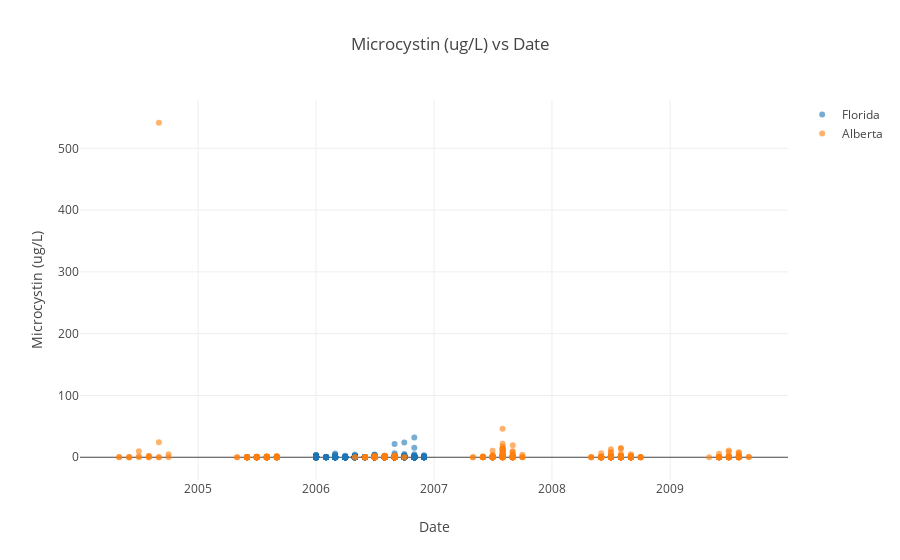
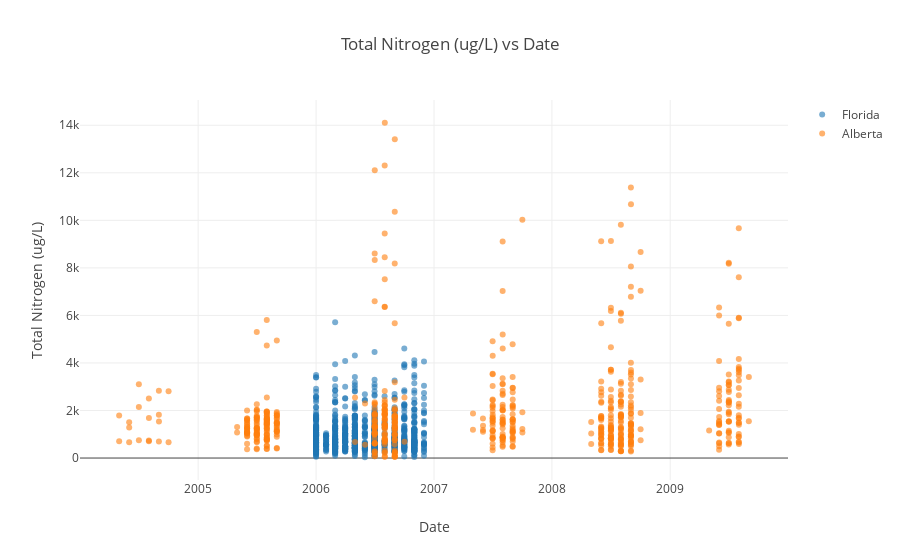
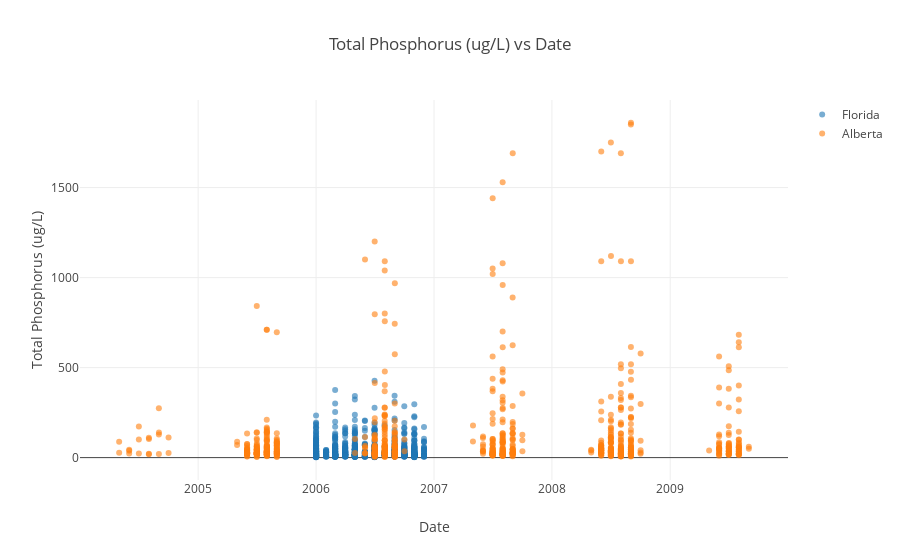
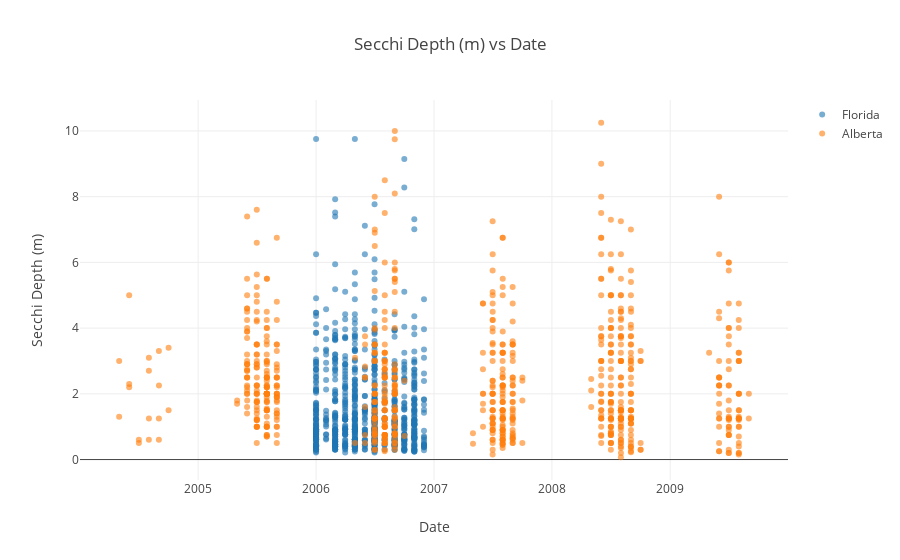

The code cell stored with these charts, in order, in its notebook:
### Code cell
for c in cols:
    alberta_x=alberta['YearMonth']
    alberta_y=alberta[c]

    florida_x=florida['YearMonth']
    florida_y=florida[c]
    
    layout = go.Layout(
        title= f'{c} vs Date', 
        xaxis={'title':'Date'}, 
        yaxis={'title': c}
    )

    a = go.Scatter(
        x=alberta_x,
        y=alberta_y,
        mode='markers',
        marker={
       'opacity': 0.6,
        },
        name='Alberta'
    )

    f = go.Scatter(
        x=florida_x,
        y=florida_y,
        mode='markers',
        marker={
       'opacity': 0.6,
        },
        name='Florida'
    )

    fig = {
        'data': [f, a],
        'layout': layout
    }

    iplot(fig)

### Figure 1 — Plotly figure (JSON) as saved in the notebook; plotly's stock layout.template omitted (floating-point values rounded to 4 significant figures; data arrays with more than 128 entries replaced by an {"elided": "..."} marker saying what was removed)
{"data": [{"marker": {"opacity": 0.6}, "mode": "markers", "name": "Florida", "type": "scatter", "uid": "eddb6e62-db04-11e8-bc0f-b0fc36327fe6", "x": {"elided": "863 str values"}, "y": {"elided": "863 float values"}}, {"marker": {"opacity": 0.6}, "mode": "markers", "name": "Alberta", "type": "scatter", "uid": "eddb75f6-db04-11e8-bc0f-b0fc36327fe6", "x": {"elided": "797 str values"}, "y": {"elided": "797 float values"}}], "layout": {"title": "Microcystin (ug/L) vs Date", "xaxis": {"title": "Date"}, "yaxis": {"title": "Microcystin (ug/L)"}}}

### Figure 2 — Plotly figure (JSON) as saved in the notebook; plotly's stock layout.template omitted (floating-point values rounded to 4 significant figures; data arrays with more than 128 entries replaced by an {"elided": "..."} marker saying what was removed)
{"data": [{"marker": {"opacity": 0.6}, "mode": "markers", "name": "Florida", "type": "scatter", "uid": "edf84dd4-db04-11e8-bc0f-b0fc36327fe6", "x": {"elided": "863 str values"}, "y": {"elided": "863 float values"}}, {"marker": {"opacity": 0.6}, "mode": "markers", "name": "Alberta", "type": "scatter", "uid": "edf85874-db04-11e8-bc0f-b0fc36327fe6", "x": {"elided": "797 str values"}, "y": {"elided": "797 float values"}}], "layout": {"title": "Total Nitrogen (ug/L) vs Date", "xaxis": {"title": "Date"}, "yaxis": {"title": "Total Nitrogen (ug/L)"}}}

### Figure 3 — Plotly figure (JSON) as saved in the notebook; plotly's stock layout.template omitted (floating-point values rounded to 4 significant figures; data arrays with more than 128 entries replaced by an {"elided": "..."} marker saying what was removed)
{"data": [{"marker": {"opacity": 0.6}, "mode": "markers", "name": "Florida", "type": "scatter", "uid": "ee15b4a0-db04-11e8-bc0f-b0fc36327fe6", "x": {"elided": "863 str values"}, "y": {"elided": "863 float values"}}, {"marker": {"opacity": 0.6}, "mode": "markers", "name": "Alberta", "type": "scatter", "uid": "ee15c166-db04-11e8-bc0f-b0fc36327fe6", "x": {"elided": "797 str values"}, "y": {"elided": "797 float values"}}], "layout": {"title": "Total Phosphorus (ug/L) vs Date", "xaxis": {"title": "Date"}, "yaxis": {"title": "Total Phosphorus (ug/L)"}}}

### Figure 4 — Plotly figure (JSON) as saved in the notebook; plotly's stock layout.template omitted (floating-point values rounded to 4 significant figures; data arrays with more than 128 entries replaced by an {"elided": "..."} marker saying what was removed)
{"data": [{"marker": {"opacity": 0.6}, "mode": "markers", "name": "Florida", "type": "scatter", "uid": "ee442286-db04-11e8-bc0f-b0fc36327fe6", "x": {"elided": "863 str values"}, "y": {"elided": "863 float values"}}, {"marker": {"opacity": 0.6}, "mode": "markers", "name": "Alberta", "type": "scatter", "uid": "ee4427e0-db04-11e8-bc0f-b0fc36327fe6", "x": {"elided": "797 str values"}, "y": {"elided": "797 float values"}}], "layout": {"title": "Secchi Depth (m) vs Date", "xaxis": {"title": "Date"}, "yaxis": {"title": "Secchi Depth (m)"}}}
